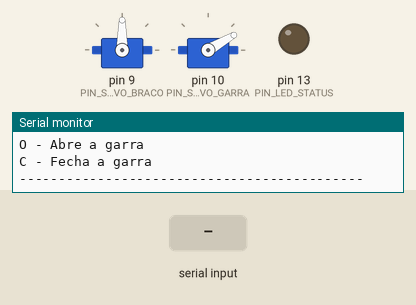
Recording of a sketch running on a simulated Arduino Uno, built with avr-gcc and run on an emulated ATmega328P. Shown: 2 × servo, output pins drawn as LEDs (lit = HIGH), the last lines printed to the serial monitor. Inputs (shaded band) come from the test bench.

Above: at 1.3 s.
1.4 s: "U\n" received over Serial
At 2.8 s:
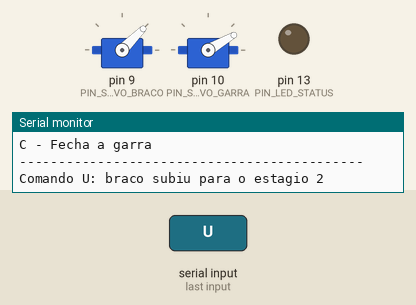
3.1 s: byte 68 ('D') received over Serial
At 3.2 s:
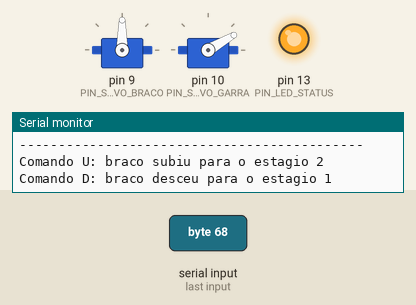
4.8 s: byte 67 ('C') received over Serial
At 5.5 s:
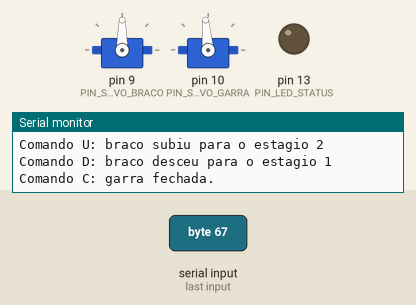
6.5 s: byte 85 ('U') received over Serial
At 7.9 s:
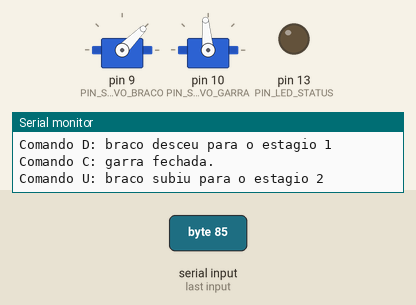
8.2 s: byte 79 ('O') received over Serial
At 8.3 s:
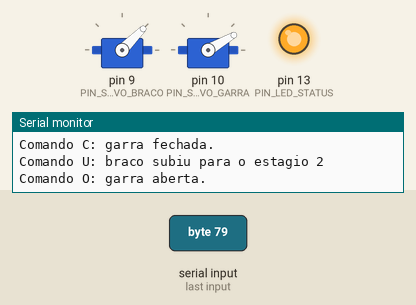
9.7 s: "1\n" received over Serial
At 10.4 s:
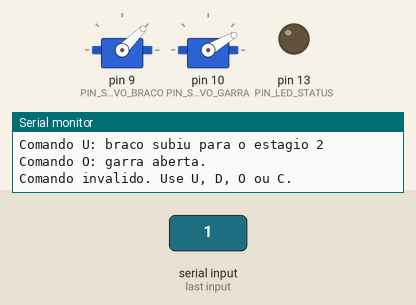
Timing chart, 0 to 12.2 s (numbered marks = the images above; inputs shaded):
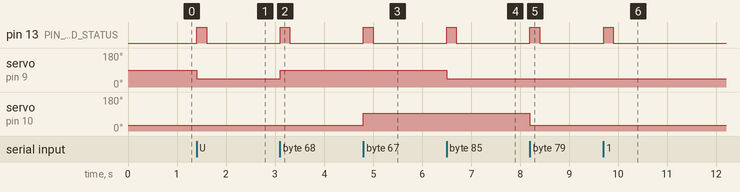

The sketch:

sketch.ino
```cpp
#include <Servo.h>

// Servos
Servo servoBraco;
Servo servoGarra;

// Pinos
const int PIN_SERVO_BRACO = 9;
const int PIN_SERVO_GARRA = 10;
const int PIN_LED_STATUS = 13;

// Estágios do braço
// 0 = baixo, 1 = meio, 2 = cima
const int BRACO_BAIXO = 120;
const int BRACO_MEIO = 90;
const int BRACO_CIMA = 45;

int estagioBraco = 1; // Começa no meio

// Ângulos da garra
const int GARRA_ABERTA = 30;
const int GARRA_FECHADA = 95;

int anguloGarra = GARRA_ABERTA;

void setup() {
  Serial.begin(9600);

  servoBraco.attach(PIN_SERVO_BRACO);
  servoGarra.attach(PIN_SERVO_GARRA);

  pinMode(PIN_LED_STATUS, OUTPUT);

  servoBraco.write(BRACO_MEIO);
  servoGarra.write(anguloGarra);

  Serial.println("=== Braco Robotico de Coleta de Amostras ===");
  Serial.println("Comandos disponiveis:");
  Serial.println("U - Sobe o braco em ate 2 estagios");
  Serial.println("D - Desce o braco em ate 2 estagios");
  Serial.println("O - Abre a garra");
  Serial.println("C - Fecha a garra");
  Serial.println("--------------------------------------------");
}

void loop() {
  if (Serial.available() > 0) {
    char comando = Serial.read();

    // Ignora quebra de linha do Monitor Serial
    if (comando == '\n' || comando == '\r') {
      return;
    }

    comando = toupper(comando);

    digitalWrite(PIN_LED_STATUS, HIGH);

    switch (comando) {
      case 'U':
        if (estagioBraco < 2) {
          estagioBraco++;
          moverBracoPorEstagio();
          Serial.print("Comando U: braco subiu para o estagio ");
          Serial.println(estagioBraco);
        } else {
          Serial.println("Comando U: braco ja esta no estagio maximo.");
        }
        break;

      case 'D':
        if (estagioBraco > 0) {
          estagioBraco--;
          moverBracoPorEstagio();
          Serial.print("Comando D: braco desceu para o estagio ");
          Serial.println(estagioBraco);
        } else {
          Serial.println("Comando D: braco ja esta no estagio minimo.");
        }
        break;

      case 'O':
        anguloGarra = GARRA_ABERTA;
        servoGarra.write(anguloGarra);
        Serial.println("Comando O: garra aberta.");
        break;

      case 'C':
        anguloGarra = GARRA_FECHADA;
        servoGarra.write(anguloGarra);
        Serial.println("Comando C: garra fechada.");
        break;

      default:
        Serial.println("Comando invalido. Use U, D, O ou C.");
        break;
    }

    delay(200);
    digitalWrite(PIN_LED_STATUS, LOW);
  }
}

void moverBracoPorEstagio() {
  if (estagioBraco == 0) {
    servoBraco.write(BRACO_BAIXO);
  } else if (estagioBraco == 1) {
    servoBraco.write(BRACO_MEIO);
  } else if (estagioBraco == 2) {
    servoBraco.write(BRACO_CIMA);
  }
}
```

Measured:
- after the input at 1.4 s, pin 13 (PIN_LED_STATUS): LOW → HIGH at once, → LOW 0.20 s later; servo on pin 9 (PIN_SERVO_BRACO): 90° → 45° at once
- after the input at 3.1 s, pin 13 (PIN_LED_STATUS): LOW → HIGH at once, → LOW 0.20 s later; servo on pin 9 (PIN_SERVO_BRACO): 45° → 90° at once
- after the input at 4.8 s, pin 13 (PIN_LED_STATUS): LOW → HIGH at once, → LOW 0.20 s later; servo on pin 10 (PIN_SERVO_GARRA): 30° → 95° at once
- after the input at 6.5 s, pin 13 (PIN_LED_STATUS): LOW → HIGH at once, → LOW 0.20 s later; servo on pin 9 (PIN_SERVO_BRACO): 90° → 45° at once
- after the input at 8.2 s, pin 13 (PIN_LED_STATUS): LOW → HIGH at once, → LOW 0.20 s later; servo on pin 10 (PIN_SERVO_GARRA): 95° → 30° at once
- after the input at 9.7 s, pin 13 (PIN_LED_STATUS): LOW → HIGH at once, → LOW 0.20 s later
